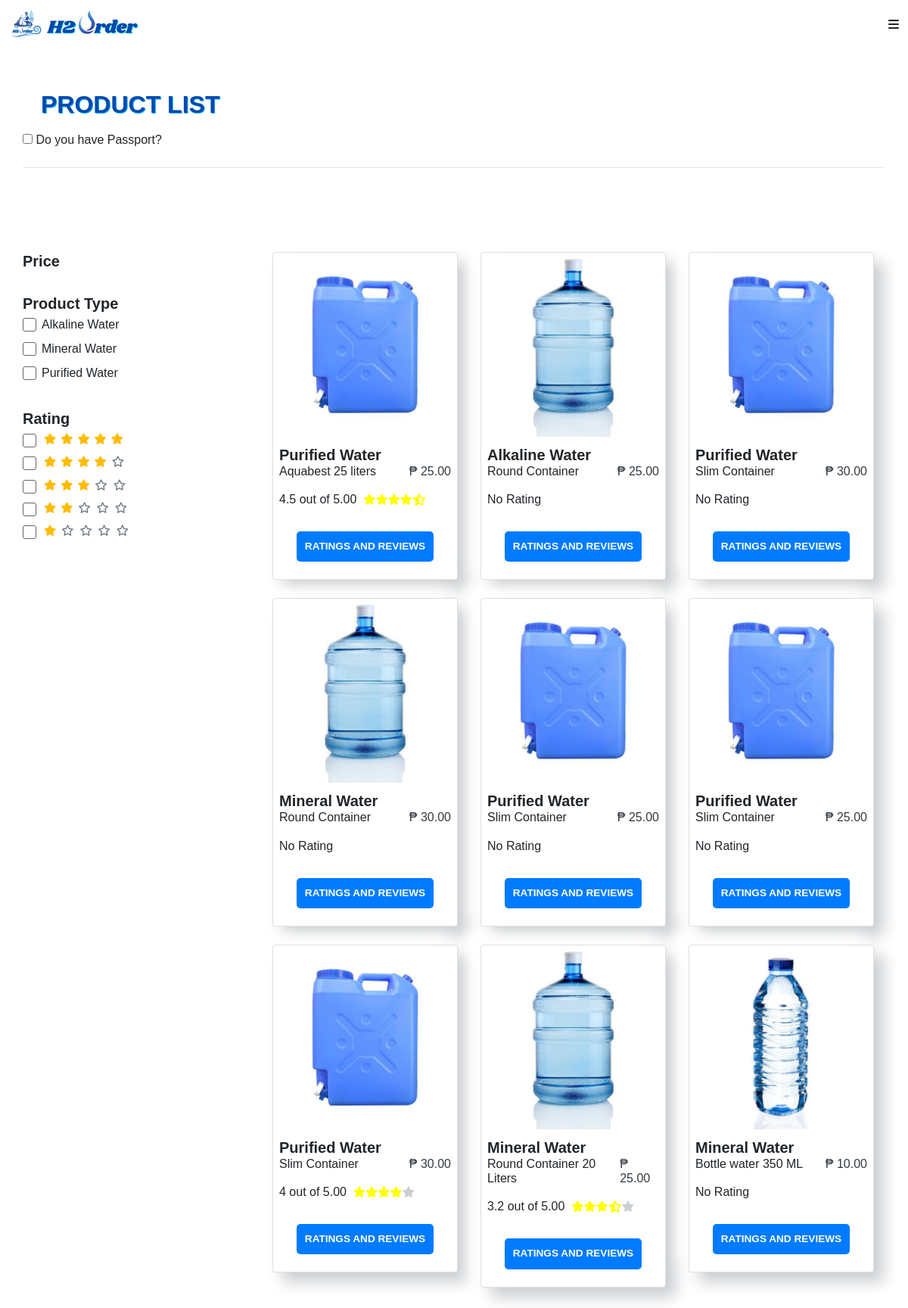
Screenshot of /customer/filter_product.php (signed in) with the database file from the repository.
### tables this page shows
CREATE TABLE `product` (
  `product_id` int(11) NOT NULL,
  `merchant_id` int(11) NOT NULL,
  `product_name` varchar(255) NOT NULL,
  `product_type` varchar(255) NOT NULL,
  `price` int(11) NOT NULL,
  `image` varchar(255) NOT NULL,
  `description` varchar(255) NOT NULL
);

### customer/filter_product.php (the view, shortened to what this page needs)
<?php
require '../connection.php';
?>
<!DOCTYPE html>
<html>
    <head>
    <link rel="stylesheet" href="https://cdn.jsdelivr.net/npm/bootstrap@4.0.0/dist/css/bootstrap.min.css">
    </head>
    <body   >
      <?php include 'navbar.php' ?>
      <div class="wrapper">
    <div class="d-md-flex align-items-md-center">
              <p class="text-center h2 fw-bold mb-3 mx-1 mx-md-4 mt-4"
      style="color:#004aad;text-shadow: 1px 1px #03a9f4;font-weight: 600">PRODUCT LIST
      </p>
    </div>
<label for="chkPassport">
    <input type="checkbox" id="chkPassport" onclick="ShowHideDiv(this)" />
    Do you have Passport?
</label>
<hr />
    <div class="d-sm-flex align-items-sm-center pt-2 clear">
    </div>
    <div class="filters"> <button class="btn btn-success" type="button" data-toggle="collapse" data-target="#mobile-filter" aria-expanded="true" aria-controls="mobile-filter">Filter<span class="px-1 fas fa-filter"></span></button> </div>
    <div class="content py-md-0 py-3">
        <section id="sidebar">
            <div class="py-3">
                <h5 class="font-weight-bold">Price</h5>
            </div>
            <div class="py-3">
                 <h5 class="font-weight-bold">Product Type</h5>
             <?php
                $sql="SELECT DISTINCT product_type FROM product ORDER BY product_type";
                $result= $conn->query($sql);
                while ($row=$result->fetch_assoc() ) {
             ?>
                <form class="brand">
                    <div class="form-inline d-flex align-items-center py-1">
                        <label class="tick">
                            <?=  $row['product_type'];?>
                            <span class="check"></span>
                         </label>
                     </div>
                </form>
                <?php
                    }
                 ?>
            </div>
            <div class="py-3">
                <h5 class="font-weight-bold">Rating</h5>
                <form class="rating">
                    <div class="form-inline d-flex align-items-center py-2">
                       <label class="tick">
                            <span class="fas fa-star"></span>
                            <span class="fas fa-star"></span>
                            <span class="fas fa-star"></span>
                            <span class="fas fa-star"></span>
                            <span class="fas fa-star"></span>
                            <span class="check"></span>
                      </label>
                    </div>
                    <div class="form-inline d-flex align-items-center py-2">
                        <label class="tick">
                            <span class="fas fa-star"></span>
                            <span class="fas fa-star"></span>
                            <span class="fas fa-star"></span>
                            <span class="fas fa-star"></span>
                            <span class="far fa-star px-1 text-muted"></span>
                            <span class="check"></span>
                        </label>
                    </div>
                    <div class="form-inline d-flex align-items-center py-2">
                        <label class="tick">
                            <span class="fas fa-star"></span>
                            <span class="fas fa-star"></span>
                            <span class="fas fa-star"></span>
                            <span class="far fa-star px-1 text-muted"></span>
                            <span class="far fa-star px-1 text-muted"></span>
                            <span class="check"></span>
                        </label>
                    </div>
                    <div class="form-inline d-flex align-items-center py-2">
                        <label class="tick">
                            <span class="fas fa-star"></span>
                            <span class="fas fa-star"></span>
                            <span class="far fa-star px-1 text-muted"></span>
                            <span class="far fa-star px-1 text-muted"></span>
                            <span class="far fa-star px-1 text-muted"></span>
                            <span class="check"></span>
                        </label>
                    </div>
                    <div class="form-inline d-flex align-items-center py-2">
                        <label class="tick">
                            <span class="fas fa-star"></span>
                            <span class="far fa-star px-1 text-muted"></span>
                            <span class="far fa-star px-1 text-muted"></span>
                            <span class="far fa-star px-1 text-muted"></span>
                            <span class="far fa-star px-1 text-muted"></span>
                            <span class="check"></span>
                        </label> </div>
                </form>
            </div>
        </section>
        <section id="products">
            <div class="container py-3">
                <div class="row" id="result">
                     <?php
                           $query = $conn->query("SELECT * FROM product ") or die(mysqli_error());
                                  while($fetch = $query->fetch_array()){
                                      $std_num= 0;
                                      $counter =0;
                                    $productId = $fetch['product_id'];
                                    $query2 = $conn->query("SELECT product_rating.rating
                                    FROM product_rating WHERE product_rating.product_id = $productId");
                                    while($fetch2 = $query2->fetch_array()){
                                      $std_num += $fetch2['rating'];
                                      $counter++;
                                    }
                                    if($std_num > 0) {
                                      $average = $std_num / $counter;
                                    }
                                    else {
                                      $average = 0;
                                    }
                          ?>
                    <div class="col-lg-4 col-md-6 col-sm-10 offset-md-0 offset-sm-1">
                        <div class="card">
                            <img class="card-img-top" src="../photo/<?php echo $fetch['image']?>"
                                 onclick="window.location='product_view.php?product_id=<?php echo $fetch['product_id']?>'">
                            <div class="card-body">
                                <h5 class="font-weight-bold pt-1"><?php echo $fetch['product_type']?></h5>
                                  <div class="d-flex justify-content-between mb-3">
                                      <h6 class="mb-0"><?php echo $fetch['product_name']?></h6>
                                      <h6 class="text-dark mb-0">&#8369; <?php echo $fetch['price']?>.00</h6>
                                    </div>
                                <div class="d-flex align-items-center product">
                                      <?php if($average==0) {
                echo 'No Rating';
              } else{
                echo round($average,2);
                echo ' out of 5.00 &nbsp';
                      if($average == 5){
                        echo '<i class="fa fa-star" style="color:yellow;"></i>';
                        echo '<i class="fa fa-star" style="color:yellow;"></i>';
                        echo '<i class="fa fa-star" style="color:yellow;"></i>';
                        echo '<i class="fa fa-star" style="color:yellow;"></i>';
                        echo '<i class="fa fa-star" style="color:yellow;"></i>';
                      }else if($average <5  && $average >4 ){
                        echo '<i class="fa fa-star" style="color:yellow;"></i>';
                        echo '<i class="fa fa-star" style="color:yellow;"></i>';
                        echo '<i class="fa fa-star" style="color:yellow;"></i>';
                        echo '<i class="fa fa-star" style="color:yellow;"></i>';
                        echo '<i class="fa fa-star-half-alt" style="color:yellow;"></i>';
                      }else if($average == 4 ){
                        echo '<i class="fa fa-star" style="color:yellow;"></i>';
                        echo '<i class="fa fa-star" style="color:yellow;"></i>';
                        echo '<i class="fa fa-star" style="color:yellow;"></i>';
                        echo '<i class="fa fa-star" style="color:yellow;"></i>';
                        echo '<i class="fa fa-star" style="color:#cbced1;"></i>';
                      }else if($average <4  && $average >3 ){
                        echo '<i class="fa fa-star" style="color:yellow;"></i>';
                        echo '<i class="fa fa-star" style="color:yellow;"></i>';
                        echo '<i class="fa fa-star" style="color:yellow;"></i>';
                        echo '<i class="fa fa-star-half-alt" style="color:yellow;"></i>';
                        echo '<i class="fa fa-star" style="color:#cbced1;"></i>';
                      }else if($average == 3 ){
                        echo '<i class="fa fa-star" style="color:yellow;"></i>';
                        echo '<i class="fa fa-star" style="color:yellow;"></i>';
                        echo '<i class="fa fa-star" style="color:yellow;"></i>';
                        echo '<i class="fa fa-star" style="color:#cbced1;"></i>';
                        echo '<i class="fa fa-star" style="color:#cbced1;"></i>';
                      }else if($average <3  && $average >2 ){
                        echo '<i class="fa fa-star" style="color:yellow;"></i>';
                        echo '<i class="fa fa-star" style="color:yellow;"></i>';
                        echo '<i class="fa fa-star-half-alt" style="color:yellow;"></i>';
                        echo '<i class="fa fa-star" style="color:#cbced1;"></i>';
                        echo '<i class="fa fa-star" style="color:#cbced1;"></i>';
                      }else if($average == 2 ){
                        echo '<i class="fa fa-star" style="color:yellow;"></i>';
                        echo '<i class="fa fa-star" style="color:yellow;"></i>';
                        echo '<i class="fa fa-star" style="color:#cbced1;"></i>';
                        echo '<i class="fa fa-star" style="color:#cbced1;"></i>';
                        echo '<i class="fa fa-star" style="color:#cbced1;"></i>';
                      }else if($average <2  && $average >1 ){
                        echo '<i class="fa fa-star" style="color:yellow;"></i>';
                        echo '<i class="fa fa-star-half-alt" style="color:yellow;"></i>';
                        echo '<i class="fa fa-star" style="color:#cbced1;"></i>';
                        echo '<i class="fa fa-star" style="color:#cbced1;"></i>';
                        echo '<i class="fa fa-star" style="color:#cbced1;"></i>';
                      }else if($average == 1 ){
                        echo '<i class="fa fa-star" style="color:yellow;"></i>';
                        echo '<i class="fa fa-star" style="color:#cbced1;"></i>';
                        echo '<i class="fa fa-star" style="color:#cbced1;"></i>';
                        echo '<i class="fa fa-star" style="color:#cbced1;"></i>';
                        echo '<i class="fa fa-star" style="color:#cbced1;"></i>';
                      }
                } ?>
                                </div>
                                    <a onclick="window.location='review.php?product_id=<?php echo $fetch['product_id']?>'"
                                      style="width:80%; margin-top: 30px;color:white"
                                      class="btn btn-primary">Ratings and Reviews</a>
                            </div>
                        </div><br>
                    </div>
                   <?php
                       }
                    ?>
                </div>
            </div>
        </section>
    </div>
</div>
    </body>
</html>

### customer/navbar.php (style rules this page uses)
:root { --transition: all 0.7s ease; --yellow: #f9d342; --dark: #292826; }
* { box-sizing: border-box; padding: 0; margin: 0; font-family: "Poppins", sans-serif; }
html { scroll-behavior: smooth; }
.btn { font-size: 16px; text-transform: uppercase; font-weight: 600; border: none; border-radius: 5px; padding: 10px; width: 140px; display: block; margin: 15px auto; cursor: pointer; transition: var(--transition); }

### customer/filter_product.php (style rules this page uses)
.wrapper { padding: 30px; max-width: 1200px; margin: auto }
.btn { color: #666; font-size: 0.85rem }
label { cursor: pointer }
.tick { display: block; position: relative; padding-left: 23px; cursor: pointer; font-size: 0.8rem; margin: 0 }
.check { position: absolute; top: 1px; left: 0; height: 18px; width: 18px; background-color: #0d6edf; border: 1px solid #ddd; border-radius: 3px }
.check:after { content: ""; position: absolute; display: none }
.tick .check:after { left: 6px; top: 2px; width: 5px; height: 10px; border: solid white; border-width: 0 3px 3px 0; transform: rotate(45deg) scale(2) }
#sidebar { width: 25%; float: left }
.brand .check { background-color: #fff; top: 3px; border: 1px solid #666 }
.brand .tick { font-size: 1rem; padding-left: 25px }
.rating .check { background-color: #fff; border: 1px solid #666; top: 0 }
.rating .tick { font-size: 0.9rem; padding-left: 25px }
.rating .fas.fa-star { color: #ffbb00; padding: 0px 3px }
#products { width: 75%; padding-left: 30px; margin: 0; float: right }
.card { box-shadow: 13px 13px 20px #cbced1, -13px -13px 20px #fff; }
.card-body { padding: 0.5rem }
div.h5, h5 { margin: 0 }
.product .fa-star { font-size: 0.9rem }
.clear { clear: both }

### rows the page displays
product: image (picture), product_type "Purified Water", product_name "Aquabest 25 liters", price "25", average "4.5"
product: image (picture), product_type "Alkaline Water", product_name "Round Container", price "25", shows "No Rating"
product: image (picture), product_type "Purified Water", product_name "Slim Container", price "30", shows "No Rating"
product: image (picture), product_type "Mineral Water", product_name "Round Container", price "30", shows "No Rating"
product: image (picture), product_type "Purified Water", product_name "Slim Container", price "25", shows "No Rating"
product: image (picture), product_type "Purified Water", product_name "Slim Container", price "25", shows "No Rating"
product: image (picture), product_type "Purified Water", product_name "Slim Container", price "30", average "4"
product: image (picture), product_type "Mineral Water", product_name "Round Container 20 Liters", price "25", average "3.2", $fetch['product_id'] 8 (drawn)
product: image (picture), product_type "Mineral Water", product_name "Bottle water 350 ML", price "10", shows "No Rating"

### other values shown
$row['product_type'] "Alkaline Water"
$row['product_type'] "Mineral Water"
$row['product_type'] "Purified Water"
